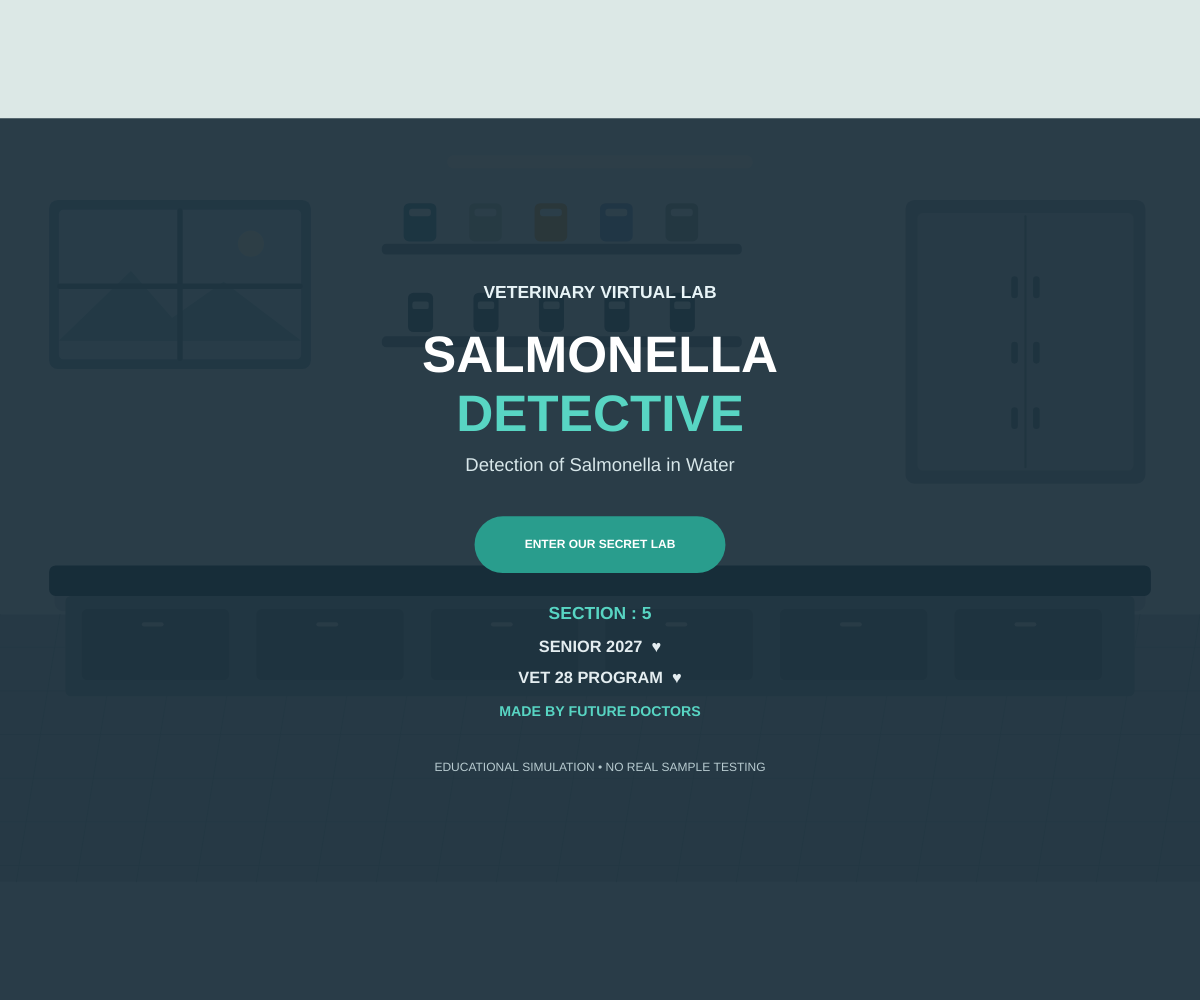
Frame 1 (no input)
Frame 60 (no input): identical to frame 1, image omitted
Frame 120 (the mouse pressed at the canvas centre since frame 60): identical to frame 1, image omitted

The p5.js sketch that drew this single still picture (run headless with seeded random() and noise() and a simulated clock; from frame 60 on, the mouse is pressed at the canvas centre):

// p5.js sketch
// ── sketch.js

let screen = "intro";
let scenario = "";
let stage = 0;
let completed = [false, false, false, false, false, false];
let message = "";
let messageGood = true;
let dragging = false;

let viewOffsetX = 0;
let viewOffsetY = 0;

let dragOffsetX = 0;
let dragOffsetY = 0;

let fitScale = 1;
let zoom = 1;
let minZoom = 1;
let maxZoom = 2.5;

let lastPinchDistance = 0;
let pinchZooming = false;
let panOffsetX = 0;
let panOffsetY = 0;

let pinchAnchorX = 0;
let pinchAnchorY = 0;
let sample = { x: 130, y: 490, w: 72, h: 118 };

const steps = [
  {
    title: "01 | WATER SAMPLE COLLECTION",
    instruction: "Drag the water sample to the highlighted station.",
    detail: "Verify the sample identity and traceability.",
    target: "SAMPLE RECEIVING",
    tx: 330, ty: 350
  },
  {
    title: "02 | SAMPLE PREPARATION",
    instruction: "Drag the sample to the preparation station.",
    detail: "Preparation follows the selected validated method.",
    target: "SAMPLE PREPARATION",
    tx: 510, ty: 350
  },
  {
    title: "03 | PRE-ENRICHMENT",
    instruction: "Drag the sample to the pre-enrichment station.",
    detail: "Recovery of stressed cells may be supported at this stage.",
    target: "PRE-ENRICHMENT",
    tx: 510, ty: 350
  },
  {
    title: "04 | SELECTIVE ENRICHMENT",
    instruction: "Drag the sample to the selective enrichment station.",
    detail: "Selective conditions help favor recovery of the target.",
    target: "SELECTIVE ENRICHMENT",
    tx: 700, ty: 350
  },
  {
    title: "05 | SELECTIVE PLATING",
    instruction: "Drag the sample to the plating work area.",
    detail: "Suspect colonies require further investigation.",
    target: "SELECTIVE PLATING",
    tx: 700, ty: 350
  },
  {
    title: "06 | CONFIRMATION",
    instruction: "Drag the sample to the confirmation station.",
    detail: "Colony appearance alone cannot confirm Salmonella.",
    target: "CONFIRMATION",
    tx: 330, ty: 350
  }
];

const explanations = [
  {
    heading: "WHY COLLECT THE SAMPLE?",
    body: "Collect and identify the water sample using an appropriate approved procedure. Correct labeling, handling and traceability help preserve sample integrity."
  },
  {
    heading: "WHY PREPARE THE SAMPLE?",
    body: "Preparation depends on the water type and validated method. Where appropriate, concentration can improve the chance of recovering microorganisms present in low numbers."
  },
  {
    heading: "WHY PRE-ENRICH?",
    body: "A suitable non-selective recovery stage can help stressed target cells recover before selective steps, when required by the chosen method."
  },
  {
    heading: "WHY SELECTIVE ENRICHMENT?",
    body: "Selective media or conditions help favor recovery of the target organism among competing microorganisms. This stage is not final confirmation."
  },
  {
    heading: "WHY USE SELECTIVE AGAR?",
    body: "XLD and a complementary medium help identify suspect colonies for further testing. Colony appearance alone cannot confirm Salmonella."
  },
  {
    heading: "WHY CONFIRM THE RESULT?",
    body: "Appropriate biochemical and/or serological tests help establish identity. Interpret all relevant evidence before issuing a final report."
  }
];

function setup() {
  createCanvas(windowWidth, windowHeight);
  textFont("Arial");
}

function draw() {
  background("#dce8e6");

fitScale = min(width / 1100, height / 700);

let totalScale = fitScale * zoom;

viewOffsetX = (width - 1100 * totalScale) / 2 + panOffsetX;
viewOffsetY = (height - 700 * totalScale) / 2 + panOffsetY;

push();
translate(viewOffsetX, viewOffsetY);
scale(totalScale);
  drawRoom();

  if (screen === "intro") {
    drawIntro();
  } else if (screen === "theory") {
    drawTheory();
  } else if (screen === "scenario") {
    drawScenario();
  } else if (screen === "lab") {
    drawLab();
  } else if (screen === "report") {
    drawFinalReport();
  }

  pop();
}


function drawRoom() {
  background("#dce8e6");

  noStroke();
  fill("#e2ece9");
  rect(0, 0, width, 455);

  fill("#c5d6d4");
  rect(0, 455, width, 245);

  stroke("#b5c9c7");
  strokeWeight(1);

  for (let x = 0; x < width; x += 55) {
    line(x, 455, x - 40, 700);
  }

  for (let y = 485; y < 700; y += 40) {
    line(0, y, width, y);
  }

  noStroke();

  // Laboratory window
  fill("#a6c5c8");
  rect(45, 75, 240, 155, 8);

  fill("#d0e9e9");
  rect(54, 84, 222, 137, 4);

  fill("#f4f4dc");
  circle(230, 115, 24);

  fill("#b3d1d0");
  triangle(54, 204, 120, 140, 176, 204);
  triangle(128, 204, 205, 150, 276, 204);

  stroke("#94b0b1");
  strokeWeight(5);
  line(165, 85, 165, 220);
  line(55, 154, 275, 154);
  noStroke();

  // Shelves
  fill("#9eb5b4");
  rect(350, 115, 330, 10, 4);
  rect(350, 200, 330, 10, 4);

  for (let i = 0; i < 5; i++) {
    let x = 370 + i * 60;
    fill(["#87b7b8", "#c8d9c9", "#e0c58f", "#a1bfd0", "#b5c8bc"][i]);
    rect(x, 78, 30, 35, 5);

    fill("#e9f3ed");
    rect(x + 5, 83, 20, 7, 3);

    fill("#819e9f");
    rect(x + 4, 160, 23, 36, 5);

    fill("#d8ece8");
    rect(x + 8, 168, 15, 7, 2);
  }

  // Storage cabinet
  fill("#b6c9c7");
  rect(830, 75, 220, 260, 8);

  fill("#cedbd7");
  rect(841, 87, 198, 236, 5);

  stroke("#a0b7b5");
  strokeWeight(2);
  line(940, 90, 940, 320);
  noStroke();

  for (let y of [145, 205, 265]) {
    fill("#91acab");
    rect(927, y, 6, 20, 3);
    rect(947, y, 6, 20, 3);
  }

  // Laboratory bench
  fill(30, 65, 68, 25);
  rect(50, 420, 1000, 32, 8);

  fill("#668587");
  rect(45, 410, 1010, 28, 6);

  fill("#a9bfbd");
  rect(60, 438, 980, 92, 5);

  for (let i = 0; i < 6; i++) {
    fill("#91aaaa");
    rect(75 + i * 160, 450, 135, 65, 5);

    fill("#d3dfda");
    rect(130 + i * 160, 462, 20, 4, 2);
  }

  fill("#f4f4e6");
  rect(410, 34, 280, 12, 6);
}

function overlay() {
  noStroke();
  fill(9, 29, 43, 215);
  rect(0, 0, width, height);
}

function drawIntro() {
  overlay();

  textAlign(CENTER, CENTER);
  textStyle(BOLD);

  fill("#e8f4f7");
  textSize(16);
  text("VETERINARY VIRTUAL LAB", 550, 160);

  fill("#ffffff");
  textSize(47);
  text("SALMONELLA", 550, 220);

  fill("#58d5c3");
  text("DETECTIVE", 550, 274);

  textStyle(NORMAL);
  fill("#d7e6e9");
  textSize(17);
  text("Detection of Salmonella in Water", 550, 319);

  button(435, 365, 230, 52, "ENTER OUR SECRET LAB", true);

  drawCredits(550, 455);

  fill("#b8cbd0");
  textStyle(NORMAL);
  textSize(11);
  text("EDUCATIONAL SIMULATION • NO REAL SAMPLE TESTING", 550, 595);

  textAlign(LEFT, CENTER);
}

function drawCredits(centerX, topY) {
  textAlign(CENTER, CENTER);
  textStyle(BOLD);

  fill("#58d5c3");
  textSize(16);
  text("SECTION : 5", centerX, topY);

  fill("#e4edf0");
  textSize(15);
  text("SENIOR 2027  ♥", centerX, topY + 30);

  fill("#e4edf0");
  textSize(15);
  text("VET 28 PROGRAM  ♥", centerX, topY + 59);

  fill("#58d5c3");
  textSize(13);
  text("MADE BY FUTURE DOCTORS", centerX, topY + 89);

  textStyle(NORMAL);
}

function drawTheory() {
  overlay();

  textAlign(CENTER, CENTER);
  textStyle(BOLD);
  fill("#58d5c3");
  textSize(27);
  text("VETERINARY BACKGROUND", 550, 70);

  fill("#ffffff");
  textSize(16);
  text("Why do we investigate water for Salmonella?", 550, 108);

  textAlign(LEFT, TOP);
  textStyle(BOLD);
  textSize(13);
  fill("#58d5c3");
  text("SCIENTIFIC BACKGROUND", 100, 145);

  textStyle(NORMAL);
  textSize(12);
  fill("#e5eef0");
  text(
    "Salmonella is a group of bacteria that can cause salmonellosis in humans and animals. Contaminated water may act as a route of transmission.",
    100, 168, 900, 45
  );

  textStyle(BOLD);
  fill("#58d5c3");
  text("VETERINARY IMPORTANCE", 100, 232);

  textStyle(NORMAL);
  fill("#e5eef0");
  text(
    "Water-quality investigation supports animal health, public health, hygiene and disease prevention. It helps identify potential contamination that may require further action.",
    100, 255, 900, 45
  );

  textStyle(BOLD);
  fill("#58d5c3");
  text("AIM OF THE EXPERIMENT", 100, 319);

  textStyle(NORMAL);
  fill("#e5eef0");
  text(
    "To demonstrate the main stages used to investigate a water sample for possible Salmonella contamination, from collection to confirmatory testing and reporting.",
    100, 342, 900, 45
  );

  fill("#f2d7a0");
  textStyle(BOLD);
  text("IMPORTANT NOTE", 100, 406);

  fill("#f4e8cc");
  textStyle(NORMAL);
  text(
    "This virtual lab uses fictional results. Real testing requires a validated method, appropriate controls and interpretation of confirmatory evidence. A negative result alone does not prove water is safe.",
    100, 429, 900, 55
  );

  textAlign(CENTER, CENTER);
  button(405, 540, 290, 48, "CHOOSE YOUR SCENARIO", true);

  textAlign(LEFT, CENTER);
}

function drawScenario() {
  overlay();

  textAlign(CENTER, CENTER);
  textStyle(BOLD);
  fill("#ffffff");
  textSize(29);
  text("CHOOSE YOUR LAB SCENARIO", 550, 175);

  textStyle(NORMAL);
  textSize(14);
  fill("#d4e3e8");
  text("Choose a fictional outcome before starting the investigation.", 550, 216);

  fill("#d7f1e7");
  rect(180, 270, 340, 165, 16);

  fill("#236e60");
  textStyle(BOLD);
  textSize(21);
  text("POSITIVE SCENARIO", 350, 310);

  textStyle(NORMAL);
  textSize(13);
  text("Confirmation supports Salmonella", 350, 349);
  text("in this simulated sample.", 350, 372);

  textStyle(BOLD);
  textSize(10);
  text("CLICK TO SELECT", 350, 408);

  fill("#e2edf6");
  rect(580, 270, 340, 165, 16);

  fill("#315c83");
  textStyle(BOLD);
  textSize(21);
  text("NEGATIVE SCENARIO", 750, 310);

  textStyle(NORMAL);
  textSize(13);
  text("Confirmation does not detect", 750, 349);
  text("Salmonella in this simulated sample.", 750, 372);

  textStyle(BOLD);
  textSize(10);
  text("CLICK TO SELECT", 750, 408);

  fill("#d4e3e8");
  textStyle(NORMAL);
  textSize(12);
  text("Training simulation only — not a real water-quality result.", 550, 480);

  textAlign(LEFT, CENTER);
}

function drawLab() {
  noStroke();
  fill("#193b49");
  rect(0, 0, width, 62);

  fill("#58d5c3");
  circle(29, 31, 13);

  fill("#ffffff");
  textStyle(BOLD);
  textSize(17);
  text("SALMONELLA DETECTIVE", 48, 31);

  fill("#d2e4e7");
  textStyle(NORMAL);
  textSize(10);
  text("VIRTUAL WATER SAMPLE WORKFLOW", 335, 31);

  let count = completed.filter(Boolean).length;

  fill("#345a65");
  rect(850, 22, 200, 18, 9);

  fill("#58d5c3");
  rect(850, 22, 200 * count / 6, 18, 9);

  fill("#ffffff");
  textAlign(CENTER, CENTER);
  textSize(10);
  text(count + " / 6 STAGES", 950, 31);

  let s = steps[stage];

  textAlign(LEFT, CENTER);
  fill("#193b49");
  textStyle(BOLD);
  textSize(15);
  text(s.title, 330, 88);

  fill("#355c64");
  textStyle(NORMAL);
  textSize(11);
  text(s.instruction, 330, 113);

  fill("#5c7a7d");
  textSize(10);
  text(s.detail, 330, 135);

  // Station areas
  drawStation(330, 350, "SAMPLE RECEIVING", stage === 0);
  drawStation(510, 350, "SAMPLE PREPARATION", stage === 1);
  drawStation(510, 350, "PRE-ENRICHMENT", stage === 2);
  drawStation(700, 350, "SELECTIVE ENRICHMENT", stage === 3);
  drawStation(700, 350, "SELECTIVE PLATING", stage === 4);
  drawStation(330, 350, "CONFIRMATION", stage === 5);

  drawInstrument(565, 265, "PREP");
  drawInstrument(755, 265, "SELECTIVE");
  drawInstrument(365, 265, "CONFIRM");

  drawPlate(780, 520, "#e1c4a3", "XLD");
  drawPlate(885, 520, "#c8d9c7", "COMPLEMENT");

  drawRecord(350, 550, completed[0]);
  drawComputer(925, 270);

  // Explanatory panel
  drawStageExplanation(stage);

  // Draggable sample
  drawBottle(sample.x, sample.y, completed[stage]);

  if (stage === 5) drawConfirmationNote();

  if (message) drawMessage(message, messageGood);

  noStroke();
  fill("#193b49");
  rect(0, 648, width, 52);

  fill("#d3e5e6");
  textSize(10);
  text("SIMULATED TRAINING ONLY • Follow the approved method for real samples.", 20, 674);

  if (stage > 0) button(790, 658, 85, 32, "BACK", false);

  button(
    885, 658, 190, 32,
    stage === 5 ? "FINAL REPORT" : "NEXT STAGE",
    true
  );

  textStyle(NORMAL);
}

function drawStageExplanation(i) {
  let item = explanations[i];

  noStroke();
  fill("#f3f5eb");
  rect(25, 165, 275, 220, 12);

  fill("#236e60");
  textAlign(LEFT, TOP);
  textStyle(BOLD);
  textSize(12);
  text(item.heading, 40, 183, 245, 35);

  fill("#34565b");
  textStyle(NORMAL);
  textSize(12);
  text(item.body, 40, 225, 245, 132);

  fill("#6b8586");
  textSize(9);
  text("EDUCATIONAL SIMULATION", 40, 360);

  textAlign(LEFT, CENTER);
}

function drawStation(x, y, label, active) {
  noStroke();
  fill(25, 65, 68, 22);
  ellipse(x + 85, y + 100, 175, 20);

  fill(active ? "#d2eee6" : "#cbdcd7");
  rect(x, y, 170, 95, 12);

  noFill();
  stroke(active ? "#269d8c" : "#a1b8b4");
  strokeWeight(active ? 3 : 1.5);
  rect(x + 7, y + 7, 156, 81, 9);
  noStroke();

  fill(active ? "#24796f" : "#54777a");
  textAlign(CENTER, CENTER);
  textStyle(BOLD);
  textSize(9);
  text(label, x + 85, y + 70);

  textAlign(LEFT, CENTER);
  textStyle(NORMAL);
}

function drawBottle(x, y, received) {
  noStroke();
  fill(30, 60, 60, 25);
  ellipse(x + 35, y + 115, 80, 15);

  fill("#416d74");
  rect(x + 22, y, 28, 16, 4);

  fill("#d5eeea");
  stroke("#80aaa8");
  strokeWeight(2);
  rect(x + 25, y + 13, 22, 20, 4);
  rect(x + 8, y + 29, 56, 78, 11);
  noStroke();

  fill("#9dd6cd");
  rect(x + 12, y + 62, 48, 39, 7);

  fill("#ffffff");
  rect(x + 15, y + 39, 5, 19, 2);

  fill("#f7f3df");
  rect(x + 13, y + 45, 46, 25, 3);

  fill("#34545a");
  textAlign(CENTER, CENTER);
  textStyle(BOLD);
  textSize(7);
  text("WATER SAMPLE", x + 36, y + 53);
  text("ID W-027", x + 36, y + 62);

  if (received) {
    fill("#299b88");
    circle(x + 58, y + 34, 16);

    fill("#ffffff");
    textSize(10);
    text("✓", x + 58, y + 34);
  }

  textAlign(LEFT, CENTER);
  textStyle(NORMAL);
}

function drawRecord(x, y, registered) {
  noStroke();
  fill("#f7f3df");
  stroke("#a6bdb5");
  rect(x, y, 112, 43, 4);
  noStroke();

  fill("#31545b");
  textStyle(BOLD);
  textSize(8);
  text("SAMPLE RECORD", x + 7, y + 10);

  textStyle(NORMAL);
  textSize(7);
  text("ID: W-027", x + 7, y + 23);
  text("SOURCE: WATER", x + 7, y + 33);

  if (registered) {
    fill("#258d7d");
    textStyle(BOLD);
    textSize(8);
    text("REGISTERED ✓", x + 5, y + 56);
  }

  textStyle(NORMAL);
}

function drawInstrument(x, y, label) {
  noStroke();
  fill("#718f91");
  rect(x, y, 110, 80, 8);

  fill("#d7e5df");
  rect(x + 8, y + 8, 94, 56, 5);

  fill("#204854");
  rect(x + 15, y + 15, 80, 34, 4);

  fill("#63d5be");
  circle(x + 24, y + 25, 5);

  fill("#d7eee7");
  rect(x + 34, y + 24, 49, 3, 2);
  rect(x + 34, y + 33, 40, 3, 2);
  rect(x + 34, y + 41, 46, 3, 2);

  fill("#31545c");
  textAlign(CENTER, CENTER);
  textStyle(BOLD);
  textSize(8);
  text(label, x + 55, y + 94);

  textAlign(LEFT, CENTER);
  textStyle(NORMAL);
}

function drawPlate(x, y, color, label) {
  noStroke();
  fill(30, 60, 60, 25);
  ellipse(x + 35, y + 22, 75, 18);

  fill("#eff5ef");
  stroke("#8eaaa5");
  strokeWeight(2);
  ellipse(x + 35, y + 15, 70, 27);

  noStroke();
  fill(color);
  ellipse(x + 35, y + 15, 55, 17);

  fill("#375b60");
  textAlign(CENTER, CENTER);
  textStyle(BOLD);
  textSize(8);
  text(label, x + 35, y + 42);

  textAlign(LEFT, CENTER);
  textStyle(NORMAL);
}

function drawComputer(x, y) {
  noStroke();
  fill("#607e83");
  rect(x, y, 118, 78, 7);

  fill("#d8e7df");
  rect(x + 6, y + 6, 106, 65, 4);

  fill("#173f4b");
  rect(x + 11, y + 11, 96, 54, 3);

  fill("#58d5c3");
  textStyle(BOLD);
  textSize(8);
  text("LAB REPORT", x + 19, y + 21);

  stroke("#9ac9c1");
  strokeWeight(1);
  line(x + 19, y + 30, x + 98, y + 30);
  line(x + 19, y + 38, x + 90, y + 38);
  line(x + 19, y + 46, x + 94, y + 46);
  noStroke();

  fill("#8da5a7");
  quad(x + 49, y + 78, x + 69, y + 78, x + 78, y + 94, x + 40, y + 94);

  fill("#607e83");
  rect(x + 29, y + 94, 60, 6, 3);
}

function drawConfirmationNote() {
  noStroke();
  fill("#eff5ef");
  rect(510, 455, 535, 145, 10);

  fill("#244f59");
  textAlign(LEFT, CENTER);
  textStyle(BOLD);
  textSize(12);
  text("SIMULATED CONFIRMATION RESULTS", 530, 477);

  fill("#355b60");
  textStyle(NORMAL);
  textSize(10);

  if (scenario === "positive") {
    text("Biochemical profile: consistent with Salmonella", 530, 503);
    text("Serological confirmation: supportive in this scenario", 530, 525);

    fill("#258b79");
    textStyle(BOLD);
    text("SCENARIO OUTCOME: CONFIRMED POSITIVE", 530, 555);
  } else {
    text("Biochemical profile: not supportive of Salmonella", 530, 503);
    text("Serological confirmation: not supportive in this scenario", 530, 525);

    fill("#315f91");
    textStyle(BOLD);
    text("SCENARIO OUTCOME: NOT DETECTED", 530, 555);
  }

  fill("#55757a");
  textStyle(NORMAL);
  textSize(9);
  text("Fictional training results — not real laboratory data.", 530, 578);
}

function drawMessage(msg, good) {
  noStroke();
  fill(good ? "#d7f1e7" : "#f8e7d4");
  rect(330, 165, 500, 35, 9);

  fill(good ? "#236e60" : "#89562a");
  textAlign(CENTER, CENTER);
  textSize(11);
  text(msg, 580, 182);

  textAlign(LEFT, CENTER);
}

function drawFinalReport() {
  overlay();

  textAlign(CENTER, CENTER);
  textStyle(BOLD);
  fill("#ffffff");
  textSize(31);
  text("FINAL LABORATORY REPORT", 550, 145);

  if (scenario === "positive") {
    fill("#d7f1e7");
    rect(230, 205, 640, 110, 14);

    fill("#236e60");
    textSize(24);
    text("CONFIRMED POSITIVE", 550, 243);

    textStyle(NORMAL);
    textSize(12);
    text("Simulated confirmation supports Salmonella in this scenario.", 550, 279);
  } else {
    fill("#e2edf6");
    rect(230, 205, 640, 110, 14);

    fill("#315c83");
    textSize(23);
    text("SALMONELLA NOT DETECTED", 550, 243);

    textStyle(NORMAL);
    textSize(12);
    text("Not detected in this fictional scenario using the simulated method.", 550, 279);
  }

  fill("#d4e3e8");
  textSize(12);
  text("This is a fictional educational result, not a real water test.", 550, 355);
  text("A negative result alone does not prove water is safe.", 550, 382);

  drawCredits(550, 435);

  button(450, 590, 200, 45, "RESTART LAB", true);

  textAlign(LEFT, CENTER);
}

function button(x, y, w, h, label, primary) {
  noStroke();
  fill(primary ? "#299d8d" : "#456c74");
  rect(x, y, w, h, h / 2);

  fill("#ffffff");
  textAlign(CENTER, CENTER);
  textStyle(BOLD);
  textSize(11);
  text(label, x + w / 2, y + h / 2);

  textAlign(LEFT, CENTER);
  textStyle(NORMAL);
}

function inside(px, py, x, y, w, h) {
  return px >= x && px <= x + w &&
         py >= y && py <= y + h;
}



function mousePressed() {
  let mx = logicalMouseX();
  let my = logicalMouseY();
  if (screen === "intro") {
    if (inside(mx, my, 435, 365, 230, 52)) {
      screen = "theory";
    }
    return;
  }

  if (screen === "theory") {
    if (inside(mx, my, 405, 540, 290, 48)) {
      screen = "scenario";
    }
    return;
  }

  if (screen === "scenario") {
    if (inside(mx, my, 180, 270, 340, 165)) {
      startInvestigation("positive");
    } else if (inside(mx, my, 580, 270, 340, 165)) {
      startInvestigation("negative");
    }
    return;
  }

  if (screen === "report") {
    if (inside(mx, my, 450, 590, 200, 45)) {
      restartLab();
    }
    return;
  }

  if (screen !== "lab") return;

  if (inside(mx, my, 790, 658, 85, 32) && stage > 0) {
    stage--;
    sample.x = 130;
    sample.y = 490;
    message = "";
    return;
  }

  if (inside(mx, my, 885, 658, 190, 32)) {
    nextStage();
    return;
  }

  if (inside(mx, my, sample.x - 8, sample.y - 8, 82, 130)) {
  dragging = true;
dragOffsetX = mx - sample.x;
dragOffsetY = my - sample.y;
  }
}


function mouseDragged() {
  if (dragging && screen === "lab") {
    sample.x = logicalMouseX() - dragOffsetX;
    sample.y = logicalMouseY() - dragOffsetY;
  }
}

function mouseReleased() {
  if (!dragging || screen !== "lab") return;

  dragging = false;

  let s = steps[stage];
  let cx = sample.x + sample.w / 2;
  let cy = sample.y + sample.h / 2;

  if (inside(cx, cy, s.tx, s.ty, 170, 95)) {
    completed[stage] = true;
    message = "Stage completed in the educational simulation.";
    messageGood = true;
  } else {
    sample.x = 130;
    sample.y = 490;
    message = "Drop the sample inside the highlighted station.";
    messageGood = false;
  }
}


function startInvestigation(selectedScenario) {
  scenario = selectedScenario;
  screen = "lab";
  stage = 0;
  completed = [false, false, false, false, false, false];
  sample.x = 130;
  sample.y = 490;
  message = "";
}

function nextStage() {
  message = "";

  if (!completed[stage]) {
    message = "Complete this stage by dragging the sample to its station.";
    messageGood = false;
    return;
  }

  if (stage < 5) {
    stage++;
    sample.x = 130;
    sample.y = 490;
  } else {
    screen = "report";
  }
}

function restartLab() {
  screen = "intro";
  scenario = "";
  stage = 0;
  completed = [false, false, false, false, false, false];
  sample.x = 130;
  sample.y = 490;
  message = "";
  dragging = false;
}
function logicalMouseX() {
  return (mouseX - viewOffsetX) / (fitScale * zoom);
}

function logicalMouseY() {
  return (mouseY - viewOffsetY) / (fitScale * zoom);
}
function touchStarted() {
  if (touches.length >= 2) {
    pinchZooming = true;
    dragging = false;

    lastPinchDistance = getPinchDistance();

    let midX = (touches[0].x + touches[1].x) / 2;
    let midY = (touches[0].y + touches[1].y) / 2;

    let totalScale = fitScale * zoom;

    pinchAnchorX = (midX - viewOffsetX) / totalScale;
    pinchAnchorY = (midY - viewOffsetY) / totalScale;

    return false;
  }

  pinchZooming = false;
  mousePressed();

  return false;
}

function touchMoved() {
  if (pinchZooming && touches.length >= 2) {
    let newDistance = getPinchDistance();

    if (lastPinchDistance > 0) {
      zoom *= newDistance / lastPinchDistance;
      zoom = constrain(zoom, minZoom, maxZoom);
    }

    lastPinchDistance = newDistance;

    let midX = (touches[0].x + touches[1].x) / 2;
    let midY = (touches[0].y + touches[1].y) / 2;

    let totalScale = fitScale * zoom;

    let centeredX = (width - 1100 * totalScale) / 2;
    let centeredY = (height - 700 * totalScale) / 2;

    panOffsetX = midX - pinchAnchorX * totalScale - centeredX;
    panOffsetY = midY - pinchAnchorY * totalScale - centeredY;

    return false;
  }

  if (!pinchZooming) {
    mouseDragged();
  }

  return false;
}
function touchEnded() {
  if (pinchZooming) {
    if (touches.length < 2) {
      pinchZooming = false;
      lastPinchDistance = 0;
    }

    return false;
  }

  mouseReleased();
  return false;
}
function getPinchDistance() {
  if (touches.length < 2) return 0;

  let dx = touches[0].x - touches[1].x;
  let dy = touches[0].y - touches[1].y;

  return sqrt(dx * dx + dy * dy);
}
// ── style.css

html,
body {
  margin: 0;
  padding: 0;
  width: 100%;
  height: 100%;
  overflow: hidden;
}

canvas {
  display: block;
  width: 100vw;
  height: 100vh;
  touch-action: none;
}
